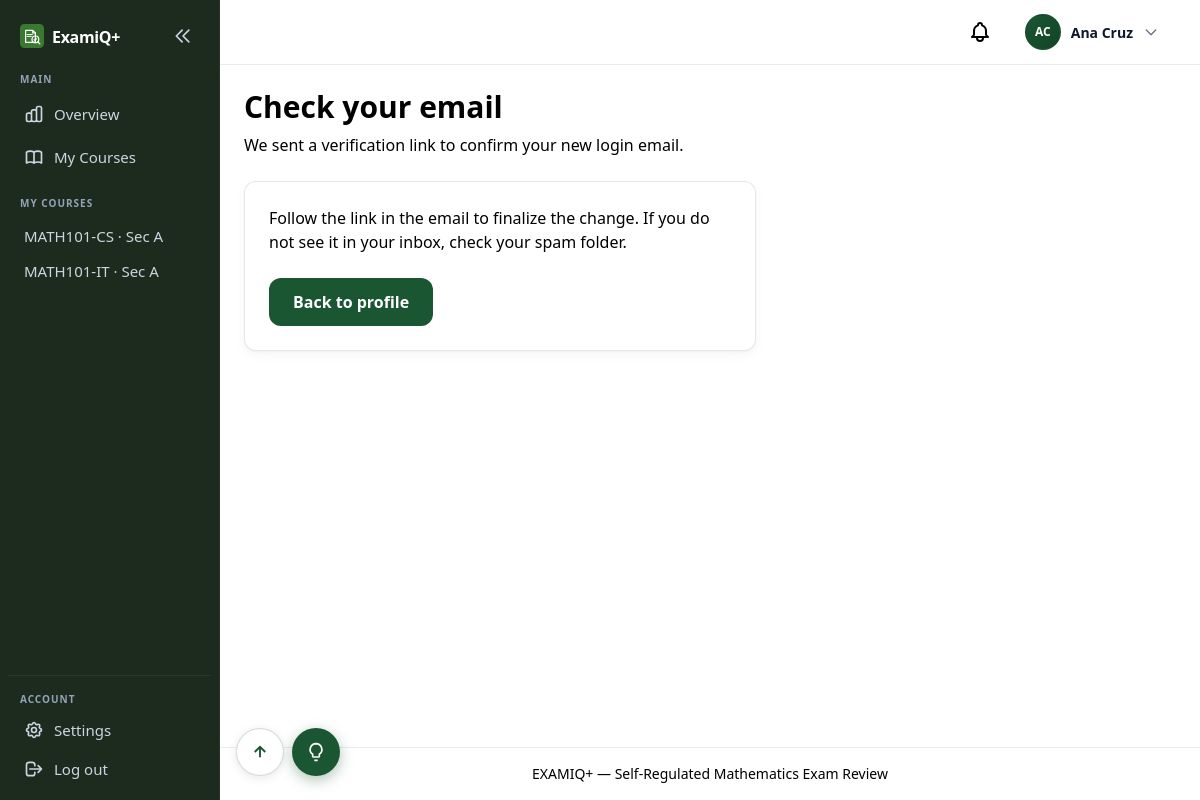
The app's page /accounts/confirm-email/ (signed in), older data.
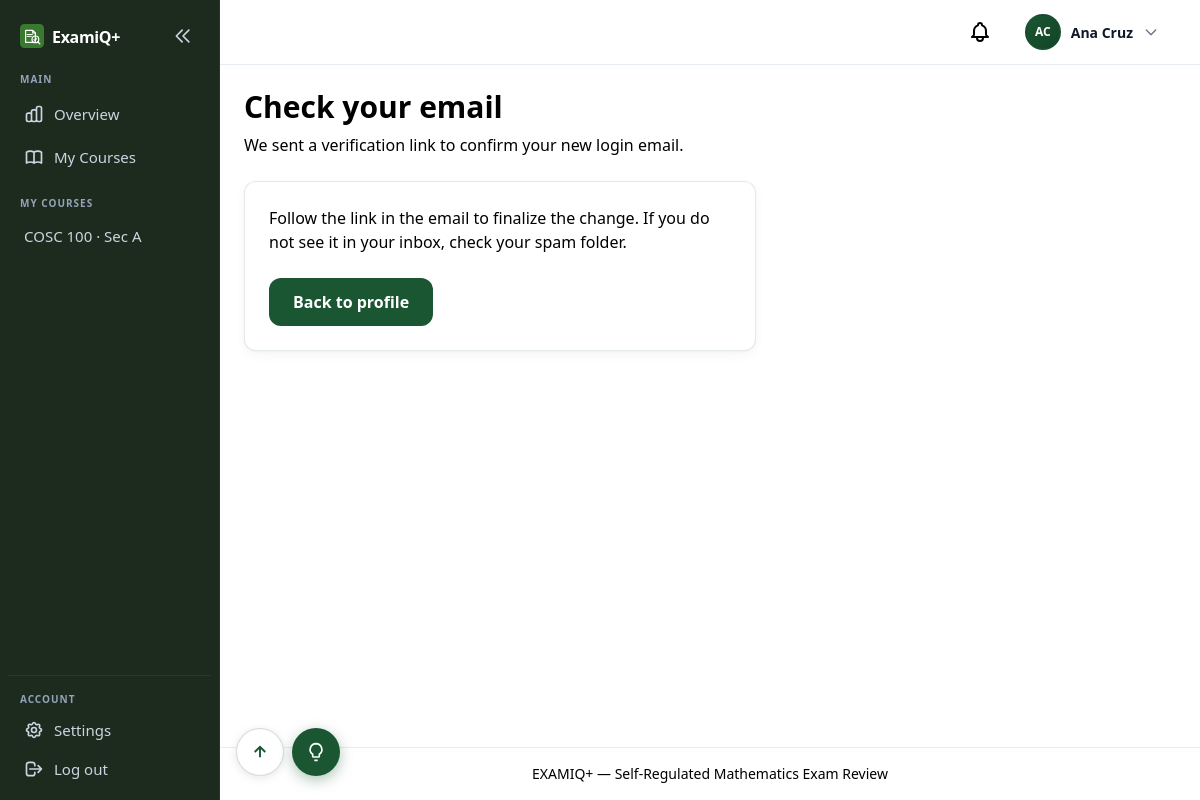
The same page, newer data.
### apps/users/models.py (models this page shows, shortened)
class Course(models.Model):
    program = models.ForeignKey(
        Program,
        on_delete=models.PROTECT,
        related_name="course_offerings",
    )
    code = models.CharField(max_length=20)
    name = models.CharField(max_length=200)
    term = models.CharField(max_length=50, default="1st Sem")
    academic_year = models.CharField(max_length=20, default="2026")
    section = models.CharField(max_length=20, default="A")
    is_archived = models.BooleanField(default=False)
    professor = models.ForeignKey(
        User,
        on_delete=models.SET_NULL,
        null=True,
        blank=True,
        related_name="courses_taught",
        limit_choices_to={"role": User.Role.PROFESSOR},
    )
    class Meta:
        verbose_name = "Course"
        verbose_name_plural = "Courses"
        ordering = ["-academic_year", "term", "code"]
        unique_together = [["code", "program", "term", "academic_year", "section"]]
    @property
    def display_label(self) -> str:
        prof = self.professor.get_full_name() if self.professor else "TBA"
        section_part = f"Sec {self.section}, " if self.section else ""
        return f"{self.code} {self.name}, {section_part}{prof}, {self.term} {self.academic_year}"

### apps/users/assignment_services.py (called while the page is built)
def get_professor_course_queryset(professor: User):
    assignment_courses = Course.objects.filter(
        teaching_assignment__professor=professor,
        is_archived=False,
    )
    if assignment_courses.exists():
        return assignment_courses
    return Course.objects.filter(professor=professor, is_archived=False)

### apps/users/models.py (called while the page is built)
    def get_full_name(self) -> str:
        parts = [self.first_name, self.middle_name, self.last_name]
        return " ".join(part for part in parts if part).strip()

    @property
    def initials(self) -> str:
        parts = [self.first_name[:1], self.last_name[:1]]
        return "".join(p.upper() for p in parts if p) or self.email[:2].upper()

### apps/users/notification_services.py (called while the page is built)
def unread_notification_count(user: User) -> int:
    return Notification.objects.filter(user=user, read_at__isnull=True).count()

### templates/account/verification_sent.html (shortened to what this page needs)
{% extends "base.html" %}
{% block content %}
{% include "components/page_header.html" with title="Check your email" subtitle="We sent a verification link to confirm your new login email." %}
<div class="bento-card p-6 max-w-lg">
    <p class="text-examiq-slate">
        Follow the link in the email to finalize the change. If you do not see it in your inbox, check your spam folder.
    </p>
    <a href="{% url 'users:profile' %}" class="btn-primary mt-6 inline-flex">Back to profile</a>
</div>
{% endblock %}

### templates/components/sidebar.html (shortened to what the changed rows need)
{% if user.is_authenticated %}
<aside id="app-sidebar" class="app-sidebar">
    <div class="app-sidebar-inner">
        <nav class="app-sidebar-nav" aria-label="Main navigation">
            {% if user.role == "student" %}
                <p class="sidebar-section-label">Main</p>
                <a href="{% url 'analytics_student:dashboard' %}" title="Dashboard"
                   class="sidebar-link {% if request.resolver_match.url_name == 'dashboard' and request.resolver_match.namespace == 'analytics_student' %}sidebar-link-active{% endif %}"
                   aria-label="Dashboard">
                    <svg class="sidebar-icon" fill="none" stroke="currentColor" viewBox="0 0 24 24" aria-hidden="true"><path stroke-linecap="round" stroke-linejoin="round" stroke-width="2" d="M4 6a2 2 0 012-2h2a2 2 0 012 2v2a2 2 0 01-2 2H6a2 2 0 01-2-2V6zM14 6a2 2 0 012-2h2a2 2 0 012 2v2a2 2 0 01-2 2h-2a2 2 0 01-2-2V6zM4 16a2 2 0 012-2h2a2 2 0 012 2v2a2 2 0 01-2 2H6a2 2 0 01-2-2v-2zM14 16a2 2 0 012-2h2a2 2 0 012 2v2a2 2 0 01-2 2h-2a2 2 0 01-2-2v-2z"/></svg>
                    <span class="sidebar-label">Dashboard</span>
                </a>
                <a href="{% url 'reviews:setup' %}" title="Start Review"
                   class="sidebar-link {% if request.resolver_match.url_name == 'setup' %}sidebar-link-active{% endif %}"
                   aria-label="Start Review">
                    <svg class="sidebar-icon" fill="none" stroke="currentColor" viewBox="0 0 24 24" aria-hidden="true"><path stroke-linecap="round" stroke-linejoin="round" stroke-width="2" d="M12 8v4l3 3m6-3a9 9 0 11-18 0 9 9 0 0118 0z"/></svg>
                    <span class="sidebar-label">Start Review</span>
                </a>
                <p class="sidebar-section-label">Insights</p>
                <a href="{% url 'analytics_student:session_history' %}" title="Session History"
                   class="sidebar-link {% if request.resolver_match.url_name == 'session_history' %}sidebar-link-active{% endif %}"
                   aria-label="Session History">
                    <svg class="sidebar-icon" fill="none" stroke="currentColor" viewBox="0 0 24 24" aria-hidden="true"><path stroke-linecap="round" stroke-linejoin="round" stroke-width="2" d="M12 8v4l3 3m6-3a9 9 0 11-18 0 9 9 0 0118 0z"/></svg>
                    <span class="sidebar-label">Session History</span>
                </a>
                <a href="{% url 'analytics_student:mistakes' %}" title="Mistakes"
                   class="sidebar-link {% if request.resolver_match.url_name == 'mistakes' %}sidebar-link-active{% endif %}"
                   aria-label="Mistakes">
                    <svg class="sidebar-icon" fill="none" stroke="currentColor" viewBox="0 0 24 24" aria-hidden="true"><path stroke-linecap="round" stroke-linejoin="round" stroke-width="2" d="M12 9v2m0 4h.01m-6.938 4h13.856c1.54 0 2.502-1.667 1.732-3L13.732 4c-.77-1.333-2.694-1.333-3.464 0L3.34 16c-.77 1.333.192 3 1.732 3z"/></svg>
                    <span class="sidebar-label">Mistakes</span>
                </a>
                <a href="{% url 'analytics_student:mistake_patterns' %}" title="Weak Areas"
                   class="sidebar-link {% if request.resolver_match.url_name == 'mistake_patterns' %}sidebar-link-active{% endif %}"
                   aria-label="Weak Areas">
                    <svg class="sidebar-icon" fill="none" stroke="currentColor" viewBox="0 0 24 24" aria-hidden="true"><path stroke-linecap="round" stroke-linejoin="round" stroke-width="2" d="M9 19v-6a2 2 0 00-2-2H5a2 2 0 00-2 2v6a2 2 0 002 2h2a2 2 0 002-2zm0 0V9a2 2 0 012-2h2a2 2 0 012 2v10m-6 0a2 2 0 002 2h2a2 2 0 002-2m0 0V5a2 2 0 012-2h2a2 2 0 012 2v14a2 2 0 01-2 2h-2a2 2 0 01-2-2z"/></svg>
                    <span class="sidebar-label">Weak Areas</span>
                </a>
                <a href="{% url 'analytics_student:topic_progress' %}" title="Topic Progress"
                   class="sidebar-link {% if request.resolver_match.url_name == 'topic_progress' %}sidebar-link-active{% endif %}"
                   aria-label="Topic Progress">
                    <svg class="sidebar-icon" fill="none" stroke="currentColor" viewBox="0 0 24 24" aria-hidden="true"><path stroke-linecap="round" stroke-linejoin="round" stroke-width="2" d="M13 7h8m0 0v8m0-8l-8 8-4-4-6 6"/></svg>
                    <span class="sidebar-label">Topic Progress</span>
                </a>
            {% elif user.role == "professor" %}
                {% if professor_courses %}
                <div class="sidebar-course-list">
                    {% for course in professor_courses %}
                    <a href="{% url 'analytics_professor:course_detail' course.pk %}" title="{{ course.display_label }}"
                       class="sidebar-link sidebar-link-compact {% if sidebar_course.pk == course.pk %}sidebar-link-active{% endif %}">
                        <span class="sidebar-label">{% if course.section %}{{ course.code }} · Sec {{ course.section }}{% else %}{{ course.code }}{% endif %}</span>
                    </a>
                    {% endfor %}
                </div>
                {% endif %}
            {% endif %}
        </nav>
    </div>
</aside>
{% endif %}

Row changes from the older to the newer data that the page shows:
no longer on this page (row unchanged): Course: code "MATH101-CS", section "A"
no longer on this page (row unchanged): Course: code "MATH101-IT", section "A"
added Course: code "COSC 100", section "A"
